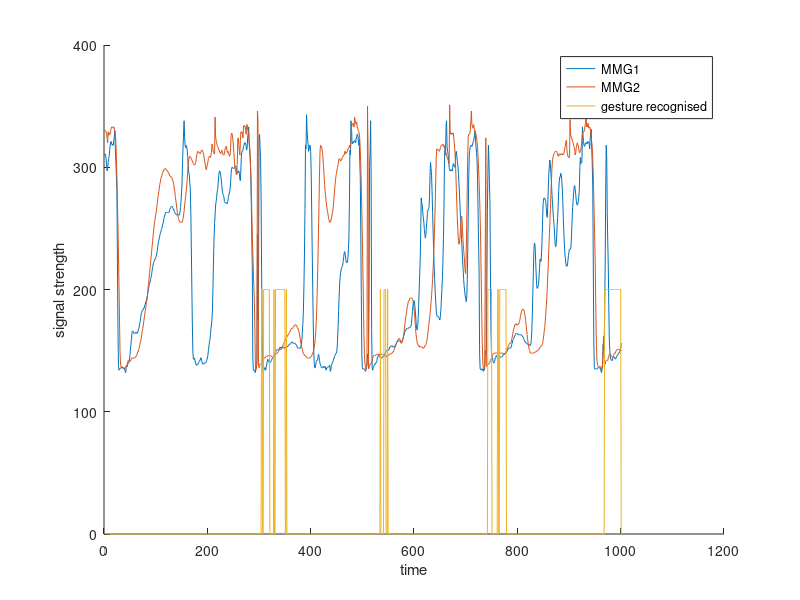

This figure's MATLAB source:
A = csvread('s9g2.csv');
B = csvread('auto_preds.csv');
C = zeros(1,1002);
idx =[];
for i = 1:700
    C(i+300) = B(i,2)>=0.99;
    if B(i,2)>=0.99
        idx = [idx,i+300];
    end
end
hold on
plot(A(:,4));
plot(A(:,5));
plot(C*200);
[k,D] = kmeans(idx',4);
xlabel('time')
ylabel('signal strength')
legend('MMG1','MMG2','gesture recognised')